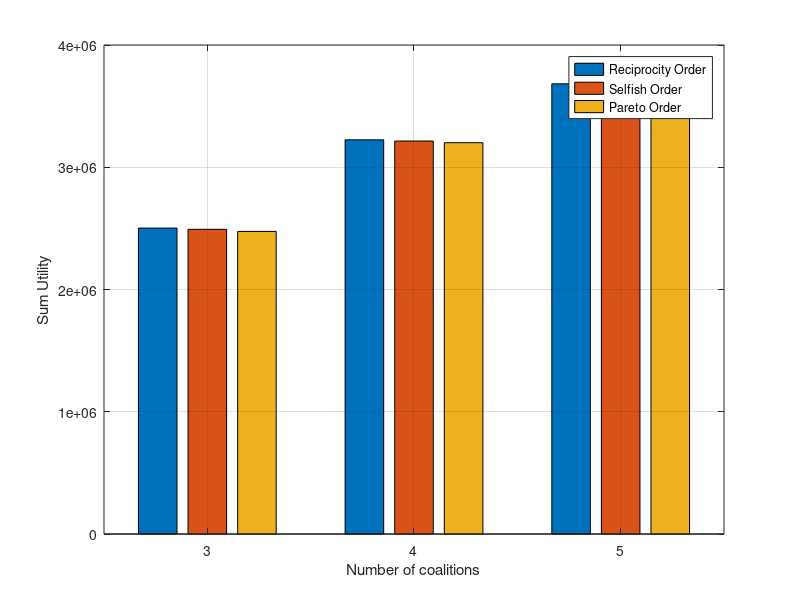

Reproduce this figure in MATLAB.
clear all
clear clc
%%   论文对应的图4
% load sulu2.mat
% x=[1:1:50];
% inder=[1:length(x)];
% y1=[2236745.90157846;2236745.90157846;2236745.90157846;2236745.90157846;2236745.90157846;
%     2236745.90157846;2236745.90157846;2236745.90157846;2236745.90157846;2236745.90157846;
%     2236745.90157846;2236745.90157846;2236745.90157846;2236745.90157846;2236745.90157846;
%     2236745.90157846;2236745.90157846;2236745.90157846;2236745.90157846;2236745.90157846;
%     2236745.90157846;2236745.90157846;2236745.90157846;2236745.90157846;2236745.90157846;
%     2236745.90157846;2236745.90157846;2236745.90157846;2236745.90157846;2236745.90157846;
%     2236745.90157846;2236745.90157846;2236745.90157846;2236745.90157846;2236745.90157846;
%     2236745.90157846;2236745.90157846;2236745.90157846;2236745.90157846;2236745.90157846;
%     2236745.90157846;2236745.90157846;2236745.90157846;2236745.90157846;2236745.90157846;
%     2236745.90157846;2236745.90157846;2236745.90157846;2236745.90157846;2236745.90157846]
% y2=[2502424.48726721;2502424.48726721;2502424.48726721;2502424.48726721;2502424.48726721;
%     2502424.48726721;2502424.48726721;2502424.48726721;2502424.48726721;2502424.48726721;
%     2502424.48726721;2502424.48726721;2502424.48726721;2502424.48726721;2502424.48726721;
%     2502424.48726721;2502424.48726721;2502424.48726721;2502424.48726721;2502424.48726721;
%     2502424.48726721;2502424.48726721;2502424.48726721;2502424.48726721;2502424.48726721;
%     2502424.48726721;2502424.48726721;2502424.48726721;2502424.48726721;2502424.48726721;
%    2502424.48726721;2502424.48726721;2502424.48726721;2502424.48726721;2502424.48726721;
%     2502424.48726721;2502424.48726721;2502424.48726721;2502424.48726721;2502424.48726721;
% 2502424.48726721;2502424.48726721;2502424.48726721;2502424.48726721;2502424.48726721;
%    2502424.48726721;2502424.48726721;2502424.48726721;2502424.48726721;2502424.48726721;];

% axis([1 50 2.2e6 2.55e6]);
% grid on
% plot(R_max2,'ro-','LineWidth',1.5,'MarkerSize',6); hold on
% plot(x(inder),y1,'bo-','LineWidth',1.5,'MarkerSize',6); hold on
% plot(x(inder),y2,'k-','LineWidth',2,'MarkerSize',6)
% xlabel('迭代次数')
% ylabel('和速率')
% legend('MDACF algorithm','Direct transmission','Optimal solution')

%%  论文图 5
% load sulu2.mat
% load 10_Pareto22.mat
% load selfish.mat
% plot(R_max2,'ro-','LineWidth',1.5,'MarkerSize',6); hold on
% plot(R_max22,'b*-','LineWidth',1.5,'MarkerSize',6); hold on
% plot(R_max3,'kp-','LineWidth',1.5,'MarkerSize',6)
% legend('Reciprocity Order','Pareto Order','Selfish Order')

%% 3 4 5 联盟与用户数的改变
% x=[10:2:20];
% inder=[1:length(x)];
% y1=[2502414.48726721;2614959.56981916;2657716.84214878;2902989.99156682;
%     3030250.57388580;3237985.19354919];  %CFG3
% y2=[2475280.39054471;2578505.49692894;2614959.56981916;	 %Pareto3	
%     2848425.48325024;2981416.46824663;3134684.85755163];
% 
% y3=[3224575.94256202;3571807.87016308;3778658.85251791;4020893.31889732;   %CFG4
%     4228318.59745595;4477200.59767279];
% y4=[3200706.09234779;3493119.70400632;3727635.79107149;3903321.71335975;% Pareto4
%     4195989.23393211;4433380.50076334];
% 
% y5=[3682814.98349239;4172226.37762378;4459201.07139380;
%     4767076.65106234;5007073.38066198;5230569.22933810;];   % CFG5
% y6=[3607251.46083462;4076724.21289618;4266880.91659108;	
%      4616799.69964806;4874112.75220043;4994165.33025284] ;  % Pareto5
% 
% 
% y5=[2502414.48726721;2614959.56981916;2657716.84214878;2902989.99156682;
%     3030250.57388580;3237985.19354919];  %CFG3
% y6=[2475280.39054471;2578505.49692894;2614959.56981916;	 %Pareto3	
%     2848425.48325024;2981416.46824663;3134684.85755163];
% 
% figure
% y=[y1 y2 y3 y4 y5 y6];
% bar(x,y)
% legend('CFG3','Pareto3','CFG4','Pareto4','CFG5','Pareto5')
% xlabel('Number of users')
% ylabel('Sum Utility')
% figure 
% grid on
% plot(x(inder),y1,'ro-.','LineWidth',1.5,'MarkerSize',6); hold on
% plot(x(inder),y2,'bo-.','LineWidth',1.5,'MarkerSize',6); hold on
% plot(x(inder),y3,'rh-','LineWidth',1.5,'MarkerSize',6); hold on
% plot(x(inder),y4,'bh--','LineWidth',1.5,'MarkerSize',6); hold on
% plot(x(inder),y5,'r*-','LineWidth',1.5,'MarkerSize',6); hold on
% plot(x(inder),y6,'b*--','LineWidth',1.5,'MarkerSize',6)
% xlabel('Number of users')
% ylabel('Sum Utility')
% legend('CFG3','Pareto3','CFG4','Pareto4','CFG5','Pareto5')


%%  相同用户数量下，如果都用10用户的
y31=2502414.48726721;
y32=2475280.39054471;  % 3
y33=2492414.48726721;


y41=3224575.94256202;
y42=3200706.09234779;  % 4
y43=3214575.9425620;

y51=3682814.98349239;  % 5
y52=3607251.46083462;
y53=3633275.75269758;

a=[y31 y41 y51]'; % CFG
b=[y32 y42 y52]';  % Pareto
c=[y33 y43 y53]'; %selfish

figure
x=3:5;
y=[a c b];
bar(x,y)
grid on
legend('Reciprocity Order','Selfish Order','Pareto Order')
xlabel('Number of coalitions')
ylabel('Sum Utility')












